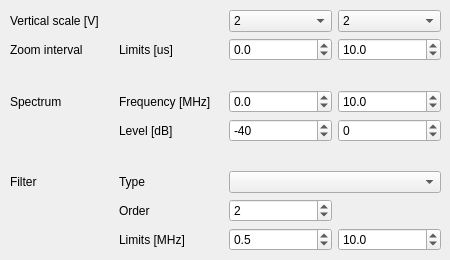
    <widget class="QWidget" name="tab">
     <attribute name="title">
      <string>Display</string>
     </attribute>
     <widget class="QWidget" name="gridLayoutWidget_6">
      <property name="geometry">
       <rect>
        <x>10</x>
        <y>10</y>
        <width>431</width>
        <height>241</height>
       </rect>
      </property>
      <layout class="QGridLayout" name="gridLayout_4">
       <item row="13" column="0">
        <widget class="QLabel" name="label_3">
         <property name="text">
          <string>Filter</string>
         </property>
        </widget>
       </item>
       <item row="9" column="0">
        <widget class="QLabel" name="label_2">
         <property name="text">
          <string>Spectrum</string>
         </property>
        </widget>
       </item>
       <item row="7" column="3">
        <widget class="QDoubleSpinBox" name="zoomEndSpinBox">
         <property name="locale">
          <locale language="English" country="UnitedKingdom"/>
         </property>
         <property name="buttonSymbols">
          <enum>QAbstractSpinBox::ButtonSymbols::UpDownArrows</enum>
         </property>
         <property name="suffix">
          <string/>
         </property>
         <property name="decimals">
          <number>1</number>
         </property>
         <property name="minimum">
          <double>-100.000000000000000</double>
         </property>
         <property name="maximum">
          <double>10000.000000000000000</double>
         </property>
         <property name="singleStep">
          <double>0.100000000000000</double>
         </property>
         <property name="value">
          <double>10.000000000000000</double>
         </property>
        </widget>
       </item>
       <item row="15" column="1">
        <widget class="QLabel" name="flimLabel">
         <property name="locale">
          <locale language="English" country="UnitedKingdom"/>
         </property>
         <property name="text">
          <string>Limits [MHz]</string>
         </property>
        </widget>
       </item>
       <item row="6" column="2">
        <widget class="QComboBox" name="displayrangeAComboBox">
         <property name="sizePolicy">
          <sizepolicy hsizetype="Preferred" vsizetype="Fixed">
           <horstretch>0</horstretch>
           <verstretch>0</verstretch>
          </sizepolicy>
         </property>
         <property name="maximumSize">
          <size>
           <width>16777215</width>
           <height>16777215</height>
          </size>
         </property>
         <property name="styleSheet">
          <string notr="true"/>
         </property>
         <property name="currentIndex">
          <number>10</number>
         </property>
         <item>
          <property name="text">
           <string>1 m</string>
          </property>
         </item>
         <item>
          <property name="text">
           <string>2 m</string>
          </property>
         </item>
         <item>
          <property name="text">
           <string>5 m</string>
          </property>
         </item>
         <item>
          <property name="text">
           <string>10 m</string>
          </property>
         </item>
         <item>
          <property name="text">
           <string>20 m</string>
          </property>
         </item>
         <item>
          <property name="text">
           <string>50 m</string>
          </property>
         </item>
         <item>
          <property name="text">
           <string>100 m</string>
          </property>
         </item>
         <item>
          <property name="text">
           <string>200 m</string>
          </property>
         </item>
         <item>
          <property name="text">
           <string>500 m</string>
          </property>
         </item>
         <item>
          <property name="text">
           <string>1</string>
          </property>
         </item>
         <item>
          <property name="text">
           <string>2</string>
          </property>
         </item>
         <item>
          <property name="text">
           <string>5</string>
          </property>
         </item>
         <item>
          <property name="text">
           <string>10</string>
          </property>
         </item>
        </widget>
       </item>
       <item row="9" column="3">
        <widget class="QDoubleSpinBox" name="zoomFmaxSpinBox">
         <property name="locale">
          <locale language="English" country="UnitedKingdom"/>
         </property>
         <property name="buttonSymbols">
          <enum>QAbstractSpinBox::ButtonSymbols::UpDownArrows</enum>
         </property>
         <property name="suffix">
          <string/>
         </property>
         <property name="decimals">
          <number>1</number>
         </property>
         <property name="minimum">
          <double>-100.000000000000000</double>
         </property>
         <property name="maximum">
          <double>200.000000000000000</double>
         </property>
         <property name="singleStep">
          <double>0.100000000000000</double>
         </property>
         <property name="value">
          <double>10.000000000000000</double>
         </property>
        </widget>
       </item>
       <item row="10" column="3">
        <widget class="QDoubleSpinBox" name="dbMaxSpinBox">
         <property name="locale">
          <locale language="English" country="UnitedKingdom"/>
         </property>
         <property name="buttonSymbols">
          <enum>QAbstractSpinBox::ButtonSymbols::UpDownArrows</enum>
         </property>
         <property name="suffix">
          <string/>
         </property>
         <property name="decimals">
          <number>0</number>
         </property>
         <property name="minimum">
          <double>-100.000000000000000</double>
         </property>
         <property name="maximum">
          <double>100.000000000000000</double>
         </property>
         <property name="singleStep">
          <double>1.000000000000000</double>
         </property>
         <property name="value">
          <double>0.000000000000000</double>
         </property>
        </widget>
       </item>
       <item row="7" column="1">
        <widget class="QLabel" name="zoomLabel">
         <property name="locale">
          <locale language="English" country="UnitedKingdom"/>
         </property>
         <property name="text">
          <string>Limits [us]</string>
         </property>
        </widget>
       </item>
       <item row="15" column="3">
        <widget class="QDoubleSpinBox" name="fmaxSpinBox">
         <property name="locale">
          <locale language="English" country="UnitedKingdom"/>
         </property>
         <property name="buttonSymbols">
          <enum>QAbstractSpinBox::ButtonSymbols::UpDownArrows</enum>
         </property>
         <property name="suffix">
          <string/>
         </property>
         <property name="decimals">
          <number>1</number>
         </property>
         <property name="minimum">
          <double>0.000000000000000</double>
         </property>
         <property name="maximum">
          <double>50.000000000000000</double>
         </property>
         <property name="singleStep">
          <double>0.500000000000000</double>
         </property>
         <property name="value">
          <double>10.000000000000000</double>
         </property>
        </widget>
       </item>
       <item row="9" column="1">
        <widget class="QLabel" name="frequencyrangeLabel">
         <property name="locale">
          <locale language="English" country="UnitedKingdom"/>
         </property>
         <property name="text">
          <string>Frequency [MHz]</string>
         </property>
        </widget>
       </item>
       <item row="13" column="2" colspan="2">
        <widget class="QComboBox" name="filterComboBox">
         <property name="currentText">
          <string/>
         </property>
         <property name="currentIndex">
          <number>-1</number>
         </property>
        </widget>
       </item>
       <item row="13" column="1">
        <widget class="QLabel" name="label_4">
         <property name="text">
          <string>Type</string>
         </property>
        </widget>
       </item>
       <item row="15" column="2">
        <widget class="QDoubleSpinBox" name="fminSpinBox">
         <property name="locale">
          <locale language="English" country="UnitedKingdom"/>
         </property>
         <property name="buttonSymbols">
          <enum>QAbstractSpinBox::ButtonSymbols::UpDownArrows</enum>
         </property>
         <property name="suffix">
          <string/>
         </property>
         <property name="decimals">
          <number>1</number>
         </property>
         <property name="minimum">
          <double>0.000000000000000</double>
         </property>
         <property name="maximum">
          <double>50.000000000000000</double>
         </property>
         <property name="singleStep">
          <double>0.500000000000000</double>
         </property>
         <property name="value">
          <double>0.500000000000000</double>
         </property>
        </widget>
       </item>
       <item row="8" column="1">
        <spacer name="verticalSpacer">
         <property name="orientation">
          <enum>Qt::Orientation::Vertical</enum>
         </property>
         <property name="sizeHint" stdset="0">
          <size>
           <width>20</width>
           <height>40</height>
          </size>
         </property>
        </spacer>
       </item>
       <item row="14" column="2">
        <widget class="QSpinBox" name="filterOrderSpinBox">
         <property name="minimum">
          <number>1</number>
         </property>
         <property name="maximum">
          <number>4</number>
         </property>
         <property name="value">
          <number>2</number>
         </property>
        </widget>
       </item>
       <item row="9" column="2">
        <widget class="QDoubleSpinBox" name="zoomFminSpinBox">
         <property name="locale">
          <locale language="English" country="UnitedKingdom"/>
         </property>
         <property name="buttonSymbols">
          <enum>QAbstractSpinBox::ButtonSymbols::UpDownArrows</enum>
         </property>
         <property name="suffix">
          <string/>
         </property>
         <property name="decimals">
          <number>1</number>
         </property>
         <property name="minimum">
          <double>-100.000000000000000</double>
         </property>
         <property name="maximum">
          <double>200.000000000000000</double>
         </property>
         <property name="singleStep">
          <double>0.100000000000000</double>
         </property>
         <property name="value">
          <double>0.000000000000000</double>
         </property>
        </widget>
       </item>
       <item row="11" column="1">
        <spacer name="verticalSpacer_2">
         <property name="orientation">
          <enum>Qt::Orientation::Vertical</enum>
         </property>
         <property name="sizeHint" stdset="0">
          <size>
           <width>20</width>
           <height>40</height>
          </size>
         </property>
        </spacer>
       </item>
       <item row="10" column="1">
        <widget class="QLabel" name="dbrangeLabel">
         <property name="locale">
          <locale language="English" country="UnitedKingdom"/>
         </property>
         <property name="text">
          <string>Level [dB]</string>
         </property>
        </widget>
       </item>
       <item row="6" column="3">
        <widget class="QComboBox" name="displayrangeBComboBox">
         <property name="sizePolicy">
          <sizepolicy hsizetype="Preferred" vsizetype="Fixed">
           <horstretch>0</horstretch>
           <verstretch>0</verstretch>
          </sizepolicy>
         </property>
         <property name="maximumSize">
          <size>
           <width>16777215</width>
           <height>16777215</height>
          </size>
         </property>
         <property name="styleSheet">
          <string notr="true"/>
         </property>
         <property name="currentIndex">
          <number>10</number>
         </property>
         <item>
          <property name="text">
           <string>1 m</string>
          </property>
         </item>
         <item>
          <property name="text">
           <string>2 m</string>
          </property>
         </item>
         <item>
          <property name="text">
           <string>5 m</string>
          </property>
         </item>
         <item>
          <property name="text">
           <string>10 m</string>
          </property>
         </item>
         <item>
          <property name="text">
           <string>20 m</string>
          </property>
         </item>
         <item>
          <property name="text">
           <string>50 m</string>
          </property>
         </item>
         <item>
          <property name="text">
           <string>100 m</string>
          </property>
         </item>
         <item>
          <property name="text">
           <string>200 m</string>
          </property>
         </item>
         <item>
          <property name="text">
           <string>500 m</string>
          </property>
         </item>
         <item>
          <property name="text">
           <string>1</string>
          </property>
         </item>
         <item>
          <property name="text">
           <string>2</string>
          </property>
         </item>
         <item>
          <property name="text">
           <string>5</string>
          </property>
         </item>
         <item>
          <property name="text">
           <string>10</string>
          </property>
         </item>
        </widget>
       </item>
       <item row="6" column="0">
        <widget class="QLabel" name="displayscaleLabel">
         <property name="minimumSize">
          <size>
           <width>100</width>
           <height>0</height>
          </size>
         </property>
         <property name="locale">
          <locale language="English" country="UnitedKingdom"/>
         </property>
         <property name="text">
          <string>Vertical scale [V]</string>
         </property>
        </widget>
       </item>
       <item row="7" column="2">
        <widget class="QDoubleSpinBox" name="zoomStartSpinBox">
         <property name="locale">
          <locale language="English" country="UnitedKingdom"/>
         </property>
         <property name="buttonSymbols">
          <enum>QAbstractSpinBox::ButtonSymbols::UpDownArrows</enum>
         </property>
         <property name="suffix">
          <string/>
         </property>
         <property name="decimals">
          <number>1</number>
         </property>
         <property name="minimum">
          <double>-100.000000000000000</double>
         </property>
         <property name="maximum">
          <double>200.000000000000000</double>
         </property>
         <property name="singleStep">
          <double>0.100000000000000</double>
         </property>
         <property name="value">
          <double>0.000000000000000</double>
         </property>
        </widget>
       </item>
       <item row="10" column="2">
        <widget class="QDoubleSpinBox" name="dbMinSpinBox">
         <property name="locale">
          <locale language="English" country="UnitedKingdom"/>
         </property>
         <property name="buttonSymbols">
          <enum>QAbstractSpinBox::ButtonSymbols::UpDownArrows</enum>
         </property>
         <property name="suffix">
          <string/>
         </property>
         <property name="decimals">
          <number>0</number>
         </property>
         <property name="minimum">
          <double>-100.000000000000000</double>
         </property>
         <property name="maximum">
          <double>100.000000000000000</double>
         </property>
         <property name="singleStep">
          <double>1.000000000000000</double>
         </property>
         <property name="value">
          <double>-40.000000000000000</double>
         </property>
        </widget>
       </item>
       <item row="14" column="1">
        <widget class="QLabel" name="flimLabel_2">
         <property name="locale">
          <locale language="English" country="UnitedKingdom"/>
         </property>
         <property name="text">
          <string>Order</string>
         </property>
        </widget>
       </item>
       <item row="7" column="0">
        <widget class="QLabel" name="label">
         <property name="text">
          <string>Zoom interval</string>
         </property>
        </widget>
       </item>
      </layout>
     </widget>
    </widget>
